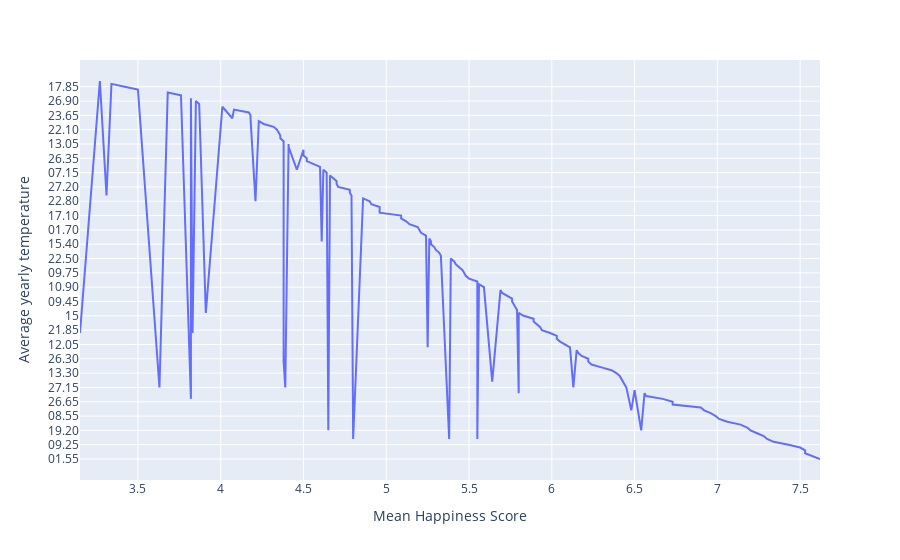

Notebook cell for this chart:
### Code cell
fig = px.line(df, x="Mean Happiness Score", y="Average yearly temperature")
fig.show()

### Figure 1 — Plotly figure (JSON) as saved in the notebook; plotly's stock layout.template omitted (floating-point values rounded to 4 significant figures; data arrays with more than 128 entries replaced by an {"elided": "..."} marker saying what was removed)
{"data": [{"hovertemplate": "Mean Happiness Score=%{x}<br>Average yearly temperature=%{y}<extra></extra>", "legendgroup": "", "line": {"color": "#636efa", "dash": "solid"}, "marker": {"symbol": "circle"}, "mode": "lines", "name": "", "orientation": "h", "showlegend": false, "type": "scatter", "x": {"elided": "156 float values"}, "xaxis": "x", "y": {"elided": "156 mixed values"}, "yaxis": "y"}], "layout": {"legend": {"tracegroupgap": 0}, "margin": {"t": 60}, "xaxis": {"anchor": "y", "domain": [0, 1], "title": {"text": "Mean Happiness Score"}}, "yaxis": {"anchor": "x", "domain": [0, 1], "title": {"text": "Average yearly temperature"}}}}
